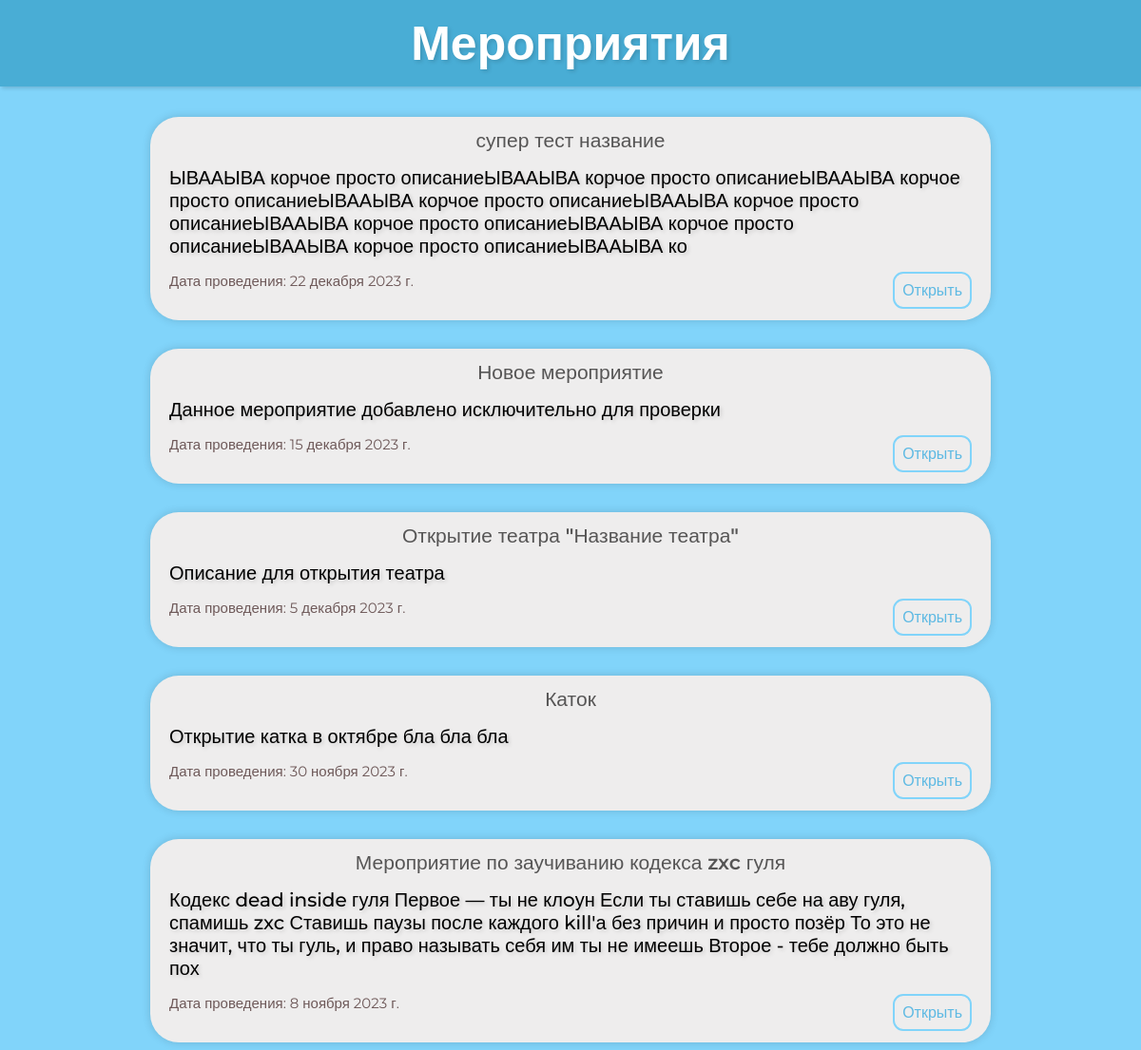
Before: /events with the older database file.
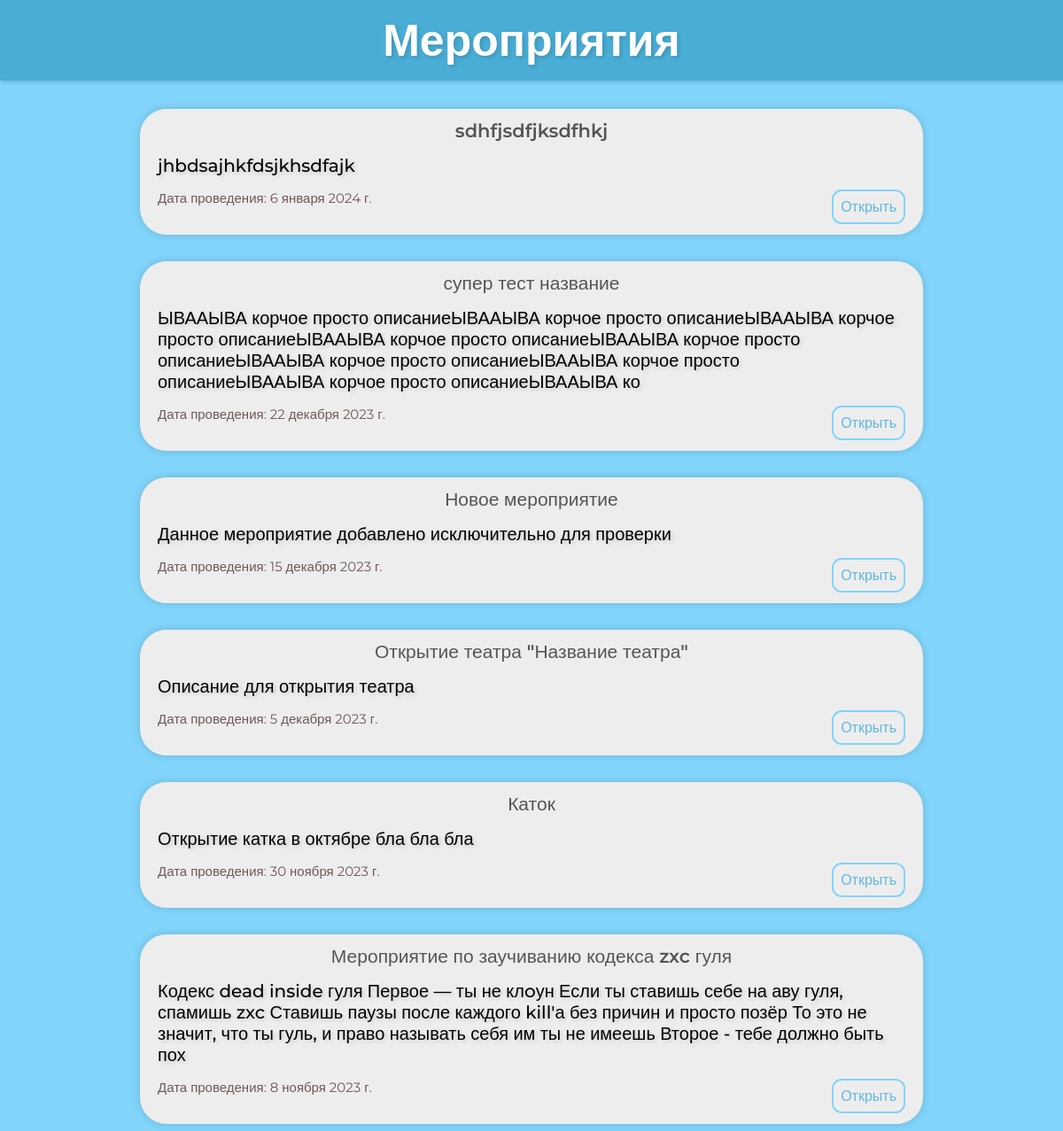
After: the same page with the newer database file.
### events/models.py (models this page shows, shortened)
class Events(models.Model):
    title = models.CharField('Название', max_length=155)
    description = models.CharField('Описание', max_length=250)
    full_text = models.TextField('Мероприятие')
    date = models.DateField('Дата мероприятия')
    class Meta:
        verbose_name = 'Мероприятие'
        verbose_name_plural = 'Мероприятия'

### events/views.py (the view)
# urls.py: path('', views.events, name='events'),
def events(request):
    current_events = Events.objects.order_by('-date')
    return render(request, 'events/events.html', {'current_events': current_events})

### events/templates/events/events.html (shortened to what this page needs)
{% load static %}
<!DOCTYPE html>
<html lang="en">
<head>
    <link rel="stylesheet" type="text/css" href="{% static 'events/styles.css' %}">
</head>
<body>
    <h1 class="events-header">
        <div class="text-header">Мероприятия</div>
    </h1>
    <div class="events-list">
        {% for el in current_events %}
            <div class="block-event">
                <div class="title">{{ el.title }}</div>
                <div class="description">{{ el.description }}</div>
                <span class="date">Дата проведения: {{el.date}}</span>
                <a href="{% url 'event_detail' event_id=el.id %}" class="open-button">Открыть</a>
            </div>
        {% endfor %}
    </div>
</body>
</html>

Changed rows visible on the page:
added Events: title "sdhfjsdfjksdfhkj", description "jhbdsajhkfdsjkhsdfajk", date "6 января 2024 г."
